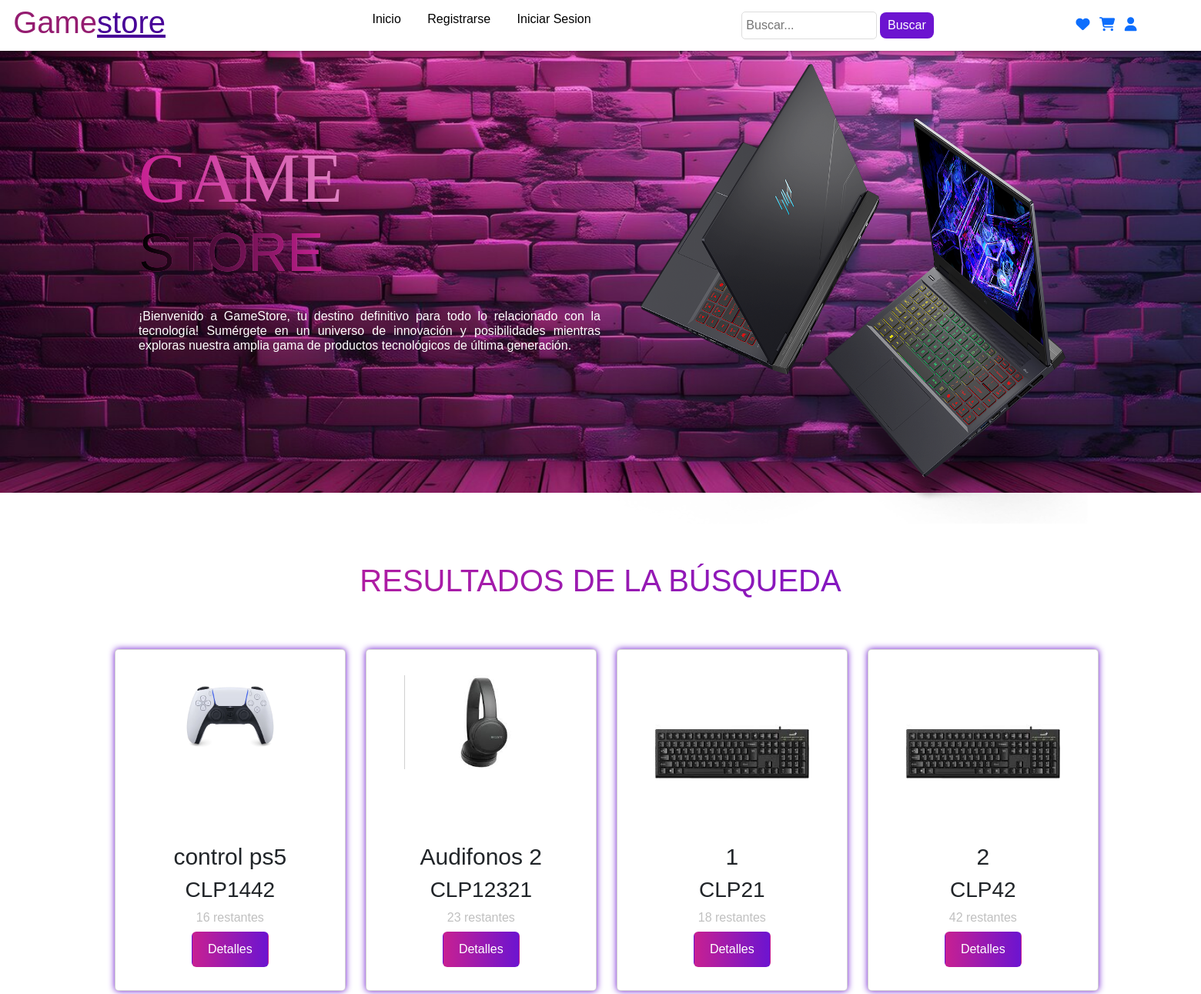
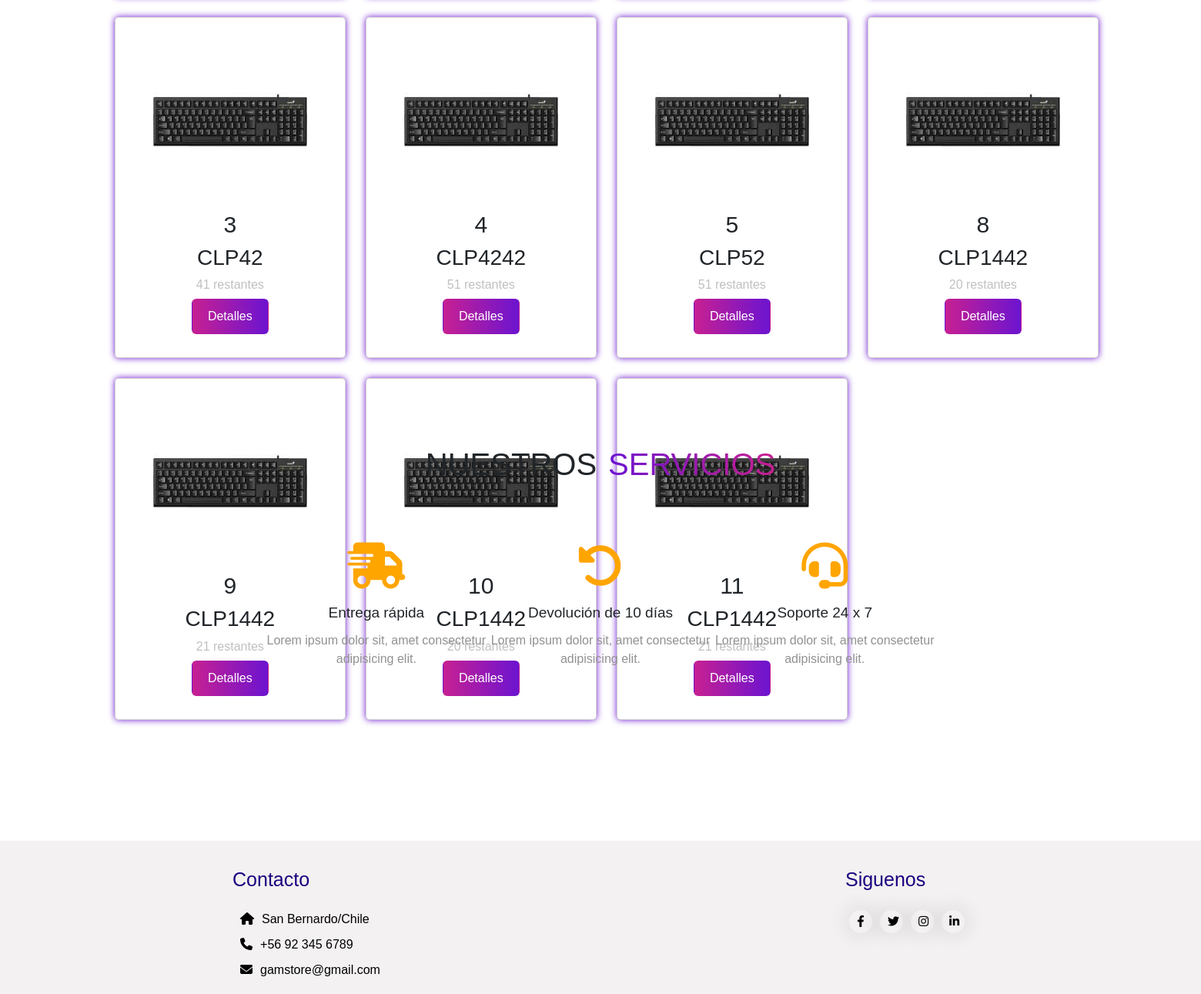
The page /buscar/ on the database its author committed (2 pictures, top to bottom).
### modulos/productos/models.py (models this page shows)
class Producto(models.Model):
    nombre = models.CharField(max_length=30)
    descripcion = models.TextField()
    imagen = models.ImageField(upload_to='productos',null=True)
    precio = models.IntegerField(validators=[MinValueValidator(1)])
    stock= models.SmallIntegerField(validators=[MinValueValidator(1)])
    categoria = models.CharField(max_length=20, choices=categorias)

### modulos/myapp/views.py (the view)
# urls.py: path('buscar/', views.buscar, name='buscar'),
def buscar(request):
    query = request.GET.get('query')
    if query:
        productos = Producto.objects.filter(nombre__icontains=query)
    else:
        productos = Producto.objects.all()
    return render(request, 'productos/buscar.html', {'productos': productos})

### templates/productos/buscar.html (shortened to what this page needs)
{% extends 'base/base3.html' %}
{% block content %}
    <div class="products" id="Products">
        <h1 class="resultado">Resultados de la búsqueda</h1>
        <div class="box">
        {% if productos %}
        {% for producto in productos %}
            <div class="card">
                <div class="image">
                    <img src="{{producto.imagen.url}}">
                </div>
                <div class="products_text">
                    <h2>{{producto.nombre}}</h2>
                    <h3>CLP{{producto.precio}}</h3>
                    <p> {{producto.stock}} restantes</p>
                    <a href="{% url 'detalle' producto.id %}" class="btn" type="button">Detalles</a>
                </div>
            </div>
        {% endfor %}
    {% else %}
        <p class="busquedanada" >No se encontraron nada....</p>
    {% endif %}
        </div>
    </div>
{% endblock %}

### static/css/base.css (style rules this page uses)
* { margin: 0; padding: 0; box-sizing: border-box; font-family: sans-serif; }
html { scroll-behavior: smooth; }

### static/css/inicio.css (style rules this page uses)
* { margin: 0; padding: 0; box-sizing: border-box; font-family: sans-serif; }
html { scroll-behavior: smooth; }
.products { width: 100%; height: 120vh; padding: 25px 0; }
.products h1 { margin: 65px 0; font-size: 40px; display: flex; align-items: center; justify-content: center; text-transform: uppercase; background: linear-gradient(to right, #c72092,#6c14d0); -webkit-background-clip: text; -webkit-text-fill-color: transparent; }
.products .box { width: 90%; margin: 0 auto; display: grid; grid-template-columns: 1fr 1fr 1fr 1fr; grid-gap: 26px ; }
.products .box .card { width: 300px; height: auto; box-shadow: 0 0 8px #6c14d0; border-radius: 5px; text-align: center; padding: 30px 20px; right: 6vh; }
.products .box .card .image { display: flex; align-items: center; justify-content: center; }
.products .box .card .image img { width: 25vh; margin: 3px 0 ; transition: 0.3s; }
.products .box .card .products_text h2 { font-size: 30px; margin-top: 15px; }
.products .box .card .products_text p { color: #91919191; line-height: 21px; margin: 8px 0; }
.products .box .card .products_text h3 { margin: 7px 0; }
.products .box .card .products_text .btn { text-decoration: none; padding: 10px 20px; background: linear-gradient(to right, #c72092 , #6c14d0); color: white; }
.products .box .card .products_text { margin-top: auto; }

### static/css/buscador.css (style rules this page uses)
.resultado { margin: 65px 0; font-size: 40px; display: flex; align-items: center; justify-content: center; text-transform: uppercase; background: linear-gradient(to right, #c72092,#6c14d0); -webkit-background-clip: text; -webkit-text-fill-color: transparent; }

### rows shown on the page
Producto: imagen (picture), nombre "control ps5", precio "1442", stock "16"
Producto: imagen (picture), nombre "Audifonos 2", precio "12321", stock "23"
Producto: imagen (picture), nombre "1", precio "21", stock "18"
Producto: imagen (picture), nombre "2", precio "42", stock "42"
Producto: imagen (picture), nombre "3", precio "42", stock "41"
Producto: imagen (picture), nombre "4", precio "4242", stock "51"
Producto: imagen (picture), nombre "5", precio "52", stock "51"
Producto: imagen (picture), nombre "8", precio "1442", stock "20"
Producto: imagen (picture), nombre "9", precio "1442", stock "21"
Producto: imagen (picture), nombre "10", precio "1442", stock "20"
Producto: imagen (picture), nombre "11", precio "1442", stock "21"
